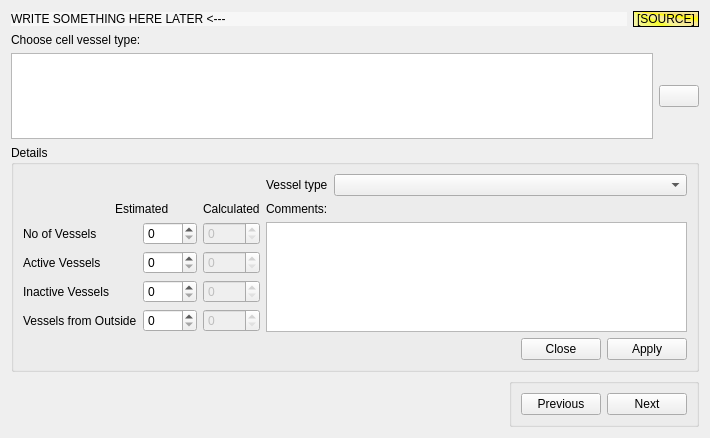
<?xml version="1.0" encoding="UTF-8"?>
<ui version="4.0">
 <class>FrmVesselType</class>
 <widget class="QWidget" name="FrmVesselType">
  <property name="geometry">
   <rect>
    <x>0</x>
    <y>0</y>
    <width>710</width>
    <height>438</height>
   </rect>
  </property>
  <property name="windowTitle">
   <string>Form</string>
  </property>
  <layout class="QVBoxLayout" name="verticalLayout">
   <item>
    <layout class="QHBoxLayout" name="horizontalLayout_2">
     <item>
      <widget class="QLabel" name="lbHeader">
       <property name="sizePolicy">
        <sizepolicy hsizetype="Expanding" vsizetype="Fixed">
         <horstretch>0</horstretch>
         <verstretch>0</verstretch>
        </sizepolicy>
       </property>
       <property name="styleSheet">
        <string notr="true">background-color:rgb(247, 247, 247)</string>
       </property>
       <property name="text">
        <string>WRITE SOMETHING HERE LATER &lt;---</string>
       </property>
      </widget>
     </item>
     <item>
      <widget class="QLabel" name="lbSource">
       <property name="sizePolicy">
        <sizepolicy hsizetype="Minimum" vsizetype="Preferred">
         <horstretch>0</horstretch>
         <verstretch>0</verstretch>
        </sizepolicy>
       </property>
       <property name="styleSheet">
        <string notr="true">background-color: qconicalgradient(cx:0, cy:0, angle:135, stop:0 rgba(220, 220, 220, 69), stop:0.375 rgba(255, 255, 0, 69), stop:0.423533 rgba(251, 255, 0, 145), stop:0.45 rgba(247, 255, 0, 208), stop:0.477581 rgba(255, 244, 71, 130), stop:0.518717 rgba(255, 218, 71, 130), stop:0.55 rgba(255, 255, 0, 255), stop:0.57754 rgba(255, 203, 0, 130), stop:0.625 rgba(255, 255, 0, 69), stop:1 rgba(255, 255, 0, 69));
font: 75 10pt &quot;Fixedsys&quot;;</string>
       </property>
       <property name="frameShape">
        <enum>QFrame::StyledPanel</enum>
       </property>
       <property name="frameShadow">
        <enum>QFrame::Raised</enum>
       </property>
       <property name="text">
        <string>[SOURCE]</string>
       </property>
       <property name="scaledContents">
        <bool>true</bool>
       </property>
      </widget>
     </item>
    </layout>
   </item>
   <item>
    <widget class="QLabel" name="label">
     <property name="text">
      <string>Choose cell vessel type:</string>
     </property>
     <property name="buddy">
      <cstring>tableView</cstring>
     </property>
    </widget>
   </item>
   <item>
    <layout class="QHBoxLayout" name="horizontalLayout">
     <item>
      <widget class="QTableView" name="tableView">
       <property name="toolTip">
        <string>Choose cell (or create new one)</string>
       </property>
       <property name="statusTip">
        <string>Choose cell (or create new one)</string>
       </property>
       <property name="whatsThis">
        <string>In this widget we can choose a cell, or create a new one</string>
       </property>
      </widget>
     </item>
     <item>
      <widget class="QPushButton" name="pushNew">
       <property name="toolTip">
        <string>Create new record</string>
       </property>
       <property name="statusTip">
        <string>Create new record</string>
       </property>
       <property name="whatsThis">
        <string>Creates new record</string>
       </property>
       <property name="text">
        <string/>
       </property>
       <property name="icon">
        <iconset resource="app_new.qrc">
         <normaloff>:/app_new/filenew.png</normaloff>:/app_new/filenew.png</iconset>
       </property>
      </widget>
     </item>
    </layout>
   </item>
   <item>
    <widget class="QGroupBox" name="groupDetails">
     <property name="title">
      <string>Details</string>
     </property>
     <layout class="QGridLayout" name="gridLayout">
      <item row="0" column="4">
       <widget class="QLabel" name="label_3">
        <property name="text">
         <string>Vessel type</string>
        </property>
        <property name="buddy">
         <cstring>cmbTypes</cstring>
        </property>
       </widget>
      </item>
      <item row="0" column="5">
       <widget class="QComboBox" name="cmbTypes"/>
      </item>
      <item row="1" column="1" colspan="2">
       <widget class="QLabel" name="label_4">
        <property name="sizePolicy">
         <sizepolicy hsizetype="Preferred" vsizetype="Fixed">
          <horstretch>0</horstretch>
          <verstretch>0</verstretch>
         </sizepolicy>
        </property>
        <property name="text">
         <string>Estimated</string>
        </property>
        <property name="buddy">
         <cstring>spinNE</cstring>
        </property>
       </widget>
      </item>
      <item row="1" column="3">
       <widget class="QLabel" name="label_5">
        <property name="sizePolicy">
         <sizepolicy hsizetype="Preferred" vsizetype="Fixed">
          <horstretch>0</horstretch>
          <verstretch>0</verstretch>
         </sizepolicy>
        </property>
        <property name="text">
         <string>Calculated</string>
        </property>
        <property name="buddy">
         <cstring>spinNC</cstring>
        </property>
       </widget>
      </item>
      <item row="1" column="4">
       <widget class="QLabel" name="label_2">
        <property name="text">
         <string>Comments:</string>
        </property>
        <property name="buddy">
         <cstring>textComments</cstring>
        </property>
       </widget>
      </item>
      <item row="2" column="0">
       <widget class="QLabel" name="label_7">
        <property name="text">
         <string>No of Vessels</string>
        </property>
        <property name="buddy">
         <cstring>spinNE</cstring>
        </property>
       </widget>
      </item>
      <item row="2" column="2">
       <widget class="QSpinBox" name="spinNE">
        <property name="sizePolicy">
         <sizepolicy hsizetype="Preferred" vsizetype="Fixed">
          <horstretch>0</horstretch>
          <verstretch>0</verstretch>
         </sizepolicy>
        </property>
        <property name="maximum">
         <number>1000</number>
        </property>
       </widget>
      </item>
      <item row="2" column="3">
       <widget class="QSpinBox" name="spinNC">
        <property name="enabled">
         <bool>false</bool>
        </property>
        <property name="sizePolicy">
         <sizepolicy hsizetype="Preferred" vsizetype="Fixed">
          <horstretch>0</horstretch>
          <verstretch>0</verstretch>
         </sizepolicy>
        </property>
        <property name="maximum">
         <number>1000</number>
        </property>
       </widget>
      </item>
      <item row="2" column="4" rowspan="4" colspan="2">
       <widget class="QPlainTextEdit" name="textComments"/>
      </item>
      <item row="3" column="0">
       <widget class="QLabel" name="label_8">
        <property name="text">
         <string>Active Vessels</string>
        </property>
        <property name="buddy">
         <cstring>spinAE</cstring>
        </property>
       </widget>
      </item>
      <item row="3" column="2">
       <widget class="QSpinBox" name="spinAE">
        <property name="sizePolicy">
         <sizepolicy hsizetype="Preferred" vsizetype="Fixed">
          <horstretch>0</horstretch>
          <verstretch>0</verstretch>
         </sizepolicy>
        </property>
        <property name="maximum">
         <number>1000</number>
        </property>
       </widget>
      </item>
      <item row="3" column="3">
       <widget class="QSpinBox" name="spinAC">
        <property name="enabled">
         <bool>false</bool>
        </property>
        <property name="sizePolicy">
         <sizepolicy hsizetype="Preferred" vsizetype="Fixed">
          <horstretch>0</horstretch>
          <verstretch>0</verstretch>
         </sizepolicy>
        </property>
        <property name="maximum">
         <number>1000</number>
        </property>
       </widget>
      </item>
      <item row="4" column="0">
       <widget class="QLabel" name="label_9">
        <property name="text">
         <string>Inactive Vessels</string>
        </property>
        <property name="buddy">
         <cstring>spinIE</cstring>
        </property>
       </widget>
      </item>
      <item row="4" column="2">
       <widget class="QSpinBox" name="spinIE">
        <property name="sizePolicy">
         <sizepolicy hsizetype="Preferred" vsizetype="Fixed">
          <horstretch>0</horstretch>
          <verstretch>0</verstretch>
         </sizepolicy>
        </property>
        <property name="maximum">
         <number>1000</number>
        </property>
       </widget>
      </item>
      <item row="4" column="3">
       <widget class="QSpinBox" name="spinIC">
        <property name="enabled">
         <bool>false</bool>
        </property>
        <property name="sizePolicy">
         <sizepolicy hsizetype="Preferred" vsizetype="Fixed">
          <horstretch>0</horstretch>
          <verstretch>0</verstretch>
         </sizepolicy>
        </property>
        <property name="maximum">
         <number>1000</number>
        </property>
       </widget>
      </item>
      <item row="5" column="0" colspan="2">
       <widget class="QLabel" name="label_10">
        <property name="text">
         <string>Vessels from Outside</string>
        </property>
        <property name="buddy">
         <cstring>spinOE</cstring>
        </property>
       </widget>
      </item>
      <item row="5" column="2">
       <widget class="QSpinBox" name="spinOE">
        <property name="sizePolicy">
         <sizepolicy hsizetype="Preferred" vsizetype="Fixed">
          <horstretch>0</horstretch>
          <verstretch>0</verstretch>
         </sizepolicy>
        </property>
        <property name="maximum">
         <number>1000</number>
        </property>
       </widget>
      </item>
      <item row="5" column="3">
       <widget class="QSpinBox" name="spinOC">
        <property name="enabled">
         <bool>false</bool>
        </property>
        <property name="sizePolicy">
         <sizepolicy hsizetype="Preferred" vsizetype="Fixed">
          <horstretch>0</horstretch>
          <verstretch>0</verstretch>
         </sizepolicy>
        </property>
        <property name="maximum">
         <number>1000</number>
        </property>
       </widget>
      </item>
      <item row="6" column="5">
       <widget class="QDialogButtonBox" name="buttonBox">
        <property name="standardButtons">
         <set>QDialogButtonBox::Apply|QDialogButtonBox::Close</set>
        </property>
       </widget>
      </item>
     </layout>
    </widget>
   </item>
   <item>
    <layout class="QHBoxLayout" name="horizontalLayout_4">
     <item>
      <spacer name="horizontalSpacer">
       <property name="orientation">
        <enum>Qt::Horizontal</enum>
       </property>
       <property name="sizeHint" stdset="0">
        <size>
         <width>40</width>
         <height>20</height>
        </size>
       </property>
      </spacer>
     </item>
     <item>
      <widget class="QGroupBox" name="groupBox">
       <property name="title">
        <string/>
       </property>
       <layout class="QHBoxLayout" name="horizontalLayout_3">
        <item>
         <widget class="QPushButton" name="pushPrevious">
          <property name="text">
           <string>Previous</string>
          </property>
          <property name="icon">
           <iconset resource="app_new.qrc">
            <normaloff>:/app_new/back.png</normaloff>:/app_new/back.png</iconset>
          </property>
         </widget>
        </item>
        <item>
         <widget class="QPushButton" name="pushNext">
          <property name="text">
           <string>Next</string>
          </property>
          <property name="icon">
           <iconset resource="app_new.qrc">
            <normaloff>:/app_new/forward.png</normaloff>:/app_new/forward.png</iconset>
          </property>
         </widget>
        </item>
       </layout>
      </widget>
     </item>
    </layout>
   </item>
  </layout>
 </widget>
 <tabstops>
  <tabstop>tableView</tabstop>
  <tabstop>pushNew</tabstop>
  <tabstop>cmbTypes</tabstop>
  <tabstop>spinNE</tabstop>
  <tabstop>spinNC</tabstop>
  <tabstop>spinAE</tabstop>
  <tabstop>spinAC</tabstop>
  <tabstop>spinIE</tabstop>
  <tabstop>spinIC</tabstop>
  <tabstop>spinOE</tabstop>
  <tabstop>spinOC</tabstop>
  <tabstop>textComments</tabstop>
  <tabstop>buttonBox</tabstop>
  <tabstop>pushPrevious</tabstop>
  <tabstop>pushNext</tabstop>
 </tabstops>
 <resources>
  <include location="app_new.qrc"/>
 </resources>
 <connections>
  <connection>
   <sender>pushNew</sender>
   <signal>clicked()</signal>
   <receiver>FrmVesselType</receiver>
   <slot>createRecord()</slot>
   <hints>
    <hint type="sourcelabel">
     <x>684</x>
     <y>101</y>
    </hint>
    <hint type="destinationlabel">
     <x>354</x>
     <y>206</y>
    </hint>
   </hints>
  </connection>
  <connection>
   <sender>buttonBox</sender>
   <signal>clicked(QAbstractButton*)</signal>
   <receiver>FrmVesselType</receiver>
   <slot>onButtonClick(QAbstractButton*)</slot>
   <hints>
    <hint type="sourcelabel">
     <x>491</x>
     <y>347</y>
    </hint>
    <hint type="destinationlabel">
     <x>354</x>
     <y>206</y>
    </hint>
   </hints>
  </connection>
  <connection>
   <sender>tableView</sender>
   <signal>clicked(QModelIndex)</signal>
   <receiver>FrmVesselType</receiver>
   <slot>previewRow(QModelIndex)</slot>
   <hints>
    <hint type="sourcelabel">
     <x>336</x>
     <y>101</y>
    </hint>
    <hint type="destinationlabel">
     <x>354</x>
     <y>206</y>
    </hint>
   </hints>
  </connection>
 </connections>
 <slots>
  <slot>createRecord()</slot>
  <slot>onButtonClick(QAbstractButton*)</slot>
  <slot>previewRow(QModelIndex)</slot>
  <slot>next()</slot>
 </slots>
</ui>
